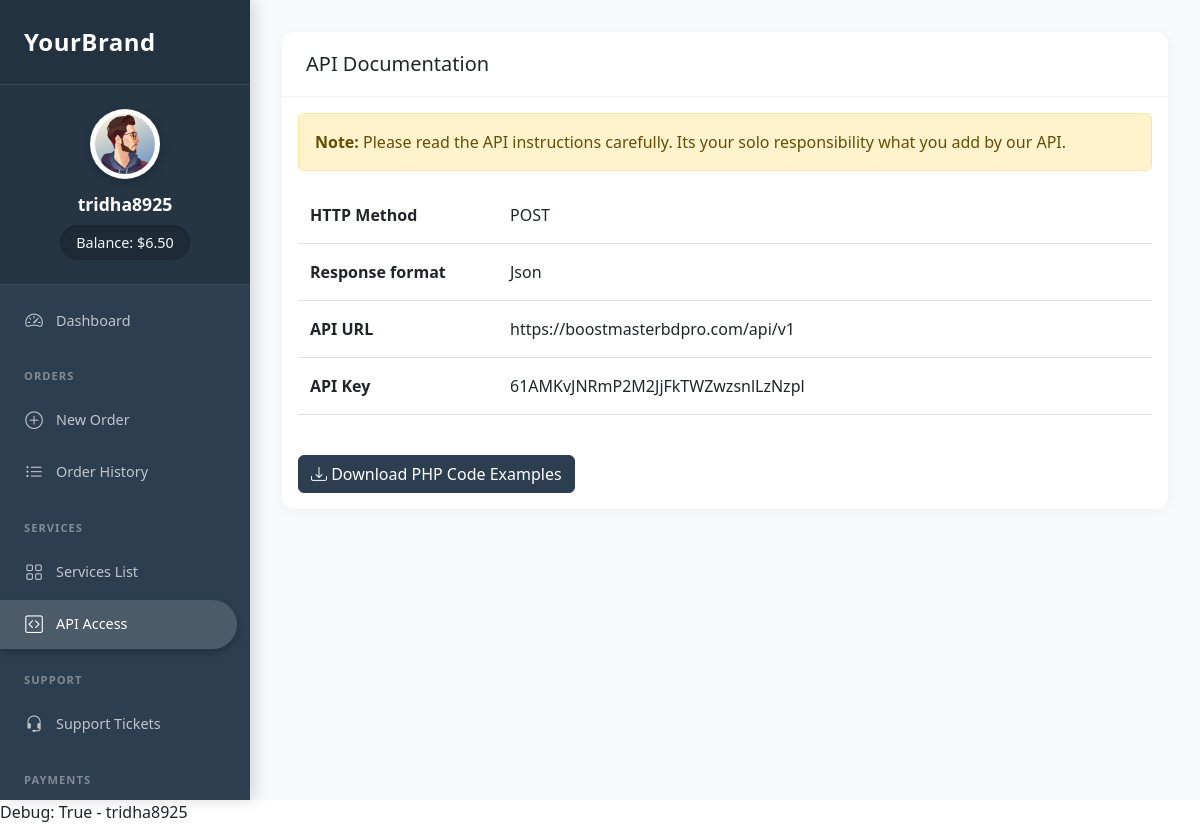
Screenshot of /dashboard/api-docs/ (signed in) with the database file from the repository.
### authentication/models.py (models this page shows, shortened)
class User(AbstractUser):
    phone_number = models.CharField(max_length=15, blank=True, null=True)
    profile_picture = models.ImageField(upload_to='profile_pictures/', null=True, blank=True)
    balance = models.DecimalField(max_digits=10, decimal_places=2, default=0.00)
    timezone = models.CharField(max_length=50, default='UTC')
    phone = models.CharField(max_length=20, blank=True, null=True)
    address = models.TextField(blank=True, null=True)
    city = models.CharField(max_length=100, blank=True, null=True)
    website = models.URLField(max_length=200, blank=True, null=True)
    skype = models.CharField(max_length=50, blank=True, null=True)
    whatsapp = models.CharField(max_length=20, blank=True, null=True)
    api_key = models.CharField(max_length=64, unique=True, blank=True, null=True)

### user_dashboard/views.py (the view)
# urls.py: path('api-docs/', views.api_documentation, name='api_documentation'),
@login_required
def api_documentation(request):
    api_data = {
        'api_key': '61AMKvJNRmP2M2JjFkTWZwzsnlLzNzpl',
        'api_url': 'https://boostmasterbdpro.com/api/v1',
        'endpoints': []
    }
    context = {
        'active_tab': 'api',
        'api_data': api_data
    }
    return render(request, 'user_dashboard/api_documentation.html', context)

### templates/user_dashboard/api_documentation.html
{% extends 'user_dashboard/base_dashboard.html' %}
{% block dashboard_content %}
<div class="card">
    <div class="card-header">
        <h5 class="mb-0">API Documentation</h5>
    </div>
    <div class="card-body">
        <div class="alert alert-warning">
            <strong>Note:</strong> Please read the API instructions carefully. Its your solo responsibility what you add by our API.
        </div>
        <div class="table-responsive mb-4">
            <table class="table">
                <tbody>
                    <tr>
                        <th style="width: 200px;">HTTP Method</th>
                        <td>POST</td>
                    </tr>
                    <tr>
                        <th>Response format</th>
                        <td>Json</td>
                    </tr>
                    <tr>
                        <th>API URL</th>
                        <td>{{ api_data.api_url }}</td>
                    </tr>
                    <tr>
                        <th>API Key</th>
                        <td>{{ api_data.api_key }}</td>
                    </tr>
                </tbody>
            </table>
        </div>
        <div class="d-grid gap-2 d-md-flex justify-content-md-start">
            <button class="btn btn-primary">
                <i class="bi bi-download"></i> Download PHP Code Examples
            </button>
        </div>
    </div>
</div>
{% endblock %}

### templates/user_dashboard/base_dashboard.html (shortened to what this page needs)
{% extends 'base.html' %}
{% load static %}
{% block content %}
<link rel="stylesheet" href="https://cdn.jsdelivr.net/npm/bootstrap-icons@1.11.1/font/bootstrap-icons.css">
<div id="wrapper">
    <nav id="sidebar">
        <div class="sidebar-header">
            <a href="{% url 'user_dashboard' %}" class="sidebar-brand">
                YourBrand
            </a>
        </div>
        <div class="user-profile">
            {% if user.profile_picture and user.profile_picture.url %}
                <img src="{{ user.profile_picture.url }}" class="profile-img" alt="{{ user.username }}">
            {% else %}
                <img src="{% static 'images/default-avatar.png' %}" class="profile-img" alt="{{ user.username }}">
            {% endif %}
            <div class="username">{{ user.username }}</div>
            <div class="balance">Balance: ${{ user.balance|default:"0.00" }}</div>
        </div>
        <div class="nav-menu">
            <a href="{% url 'user_dashboard' %}" class="nav-link {% if active_tab == 'dashboard' %}active{% endif %}">
                <i class="bi bi-speedometer2"></i>
                <span>Dashboard</span>
            </a>
            <div class="nav-section">ORDERS</div>
            <a href="{% url 'new_order' %}" class="nav-link {% if active_tab == 'new_order' %}active{% endif %}">
                <i class="bi bi-plus-circle"></i>
                <span>New Order</span>
            </a>
            <a href="{% url 'order_log' %}" class="nav-link {% if active_tab == 'order_history' %}active{% endif %}">
                <i class="bi bi-list-ul"></i>
                <span>Order History</span>
            </a>
            <div class="nav-section">SERVICES</div>
            <a href="{% url 'services' %}" class="nav-link {% if active_tab == 'services' %}active{% endif %}">
                <i class="bi bi-grid"></i>
                <span>Services List</span>
            </a>
            <a href="{% url 'api_documentation' %}" class="nav-link {% if active_tab == 'api' %}active{% endif %}">
                <i class="bi bi-code-square"></i>
                <span>API Access</span>
            </a>
            <div class="nav-section">SUPPORT</div>
            <a href="{% url 'ticket_list' %}" class="nav-link {% if active_tab == 'support' %}active{% endif %}">
                <i class="bi bi-headset"></i>
                <span>Support Tickets</span>
            </a>
            <div class="nav-section">PAYMENTS</div>
        </div>
    </nav>
    <div id="content">
        {% block dashboard_content %}{% endblock %}
    </div>
</div>
{% endblock %}

### templates/base.html (shortened to what this page needs)
<!DOCTYPE html>
<html lang="en">
   <head>
      <link href="https://cdn.jsdelivr.net/npm/bootstrap@5.3.0/dist/css/bootstrap.min.css" rel="stylesheet" />
   </head>
   <body>
      <div class="main-content">
          {% block content %}{% endblock %}
      </div>
      <div class="container">
         Debug: {{ user.is_authenticated }} - {{ user.username }}
      </div>
   </body>
</html>

### templates/base.html (style rules this page uses)
body { display: flex; flex-direction: column; min-height: 100vh; overflow-x: hidden; }
.main-content { flex: 1; }
.container { max-width: 100% !important; padding: 0 !important; margin: 0 !important; }

### templates/user_dashboard/base_dashboard.html (style rules this page uses)
.container { max-width: none !important; padding: 0 !important; margin: 0 !important; }
.main-content { padding: 0 !important; }
#wrapper { display: flex; min-height: 100vh; background: #f8f9fa; }
#sidebar { width: var(--sidebar-width); background: #2c3e50; min-height: 100vh; position: fixed; transition: all 0.3s; box-shadow: 4px 0 15px rgba(0,0,0,0.15); overflow-y: auto; height: 100vh; }
.sidebar-header { padding: 1.5rem; background: rgba(0,0,0,0.2); border-bottom: 1px solid rgba(255,255,255,0.1); }
.sidebar-brand { color: #fff; font-size: 1.5rem; font-weight: 600; text-decoration: none; letter-spacing: 0.5px; }
.user-profile { padding: 1.5rem 1rem; text-align: center; background: rgba(0,0,0,0.15); border-bottom: 1px solid rgba(255,255,255,0.1); }
.profile-img { width: 70px; height: 70px; border-radius: 50%; margin-bottom: 0.75rem; border: 3px solid rgba(255,255,255,0.15); padding: 2px; background: white; box-shadow: 0 3px 10px rgba(0,0,0,0.2); }
.username { color: #fff; font-size: 1.1rem; font-weight: 600; margin-bottom: 0.5rem; }
.balance { color: rgba(255,255,255,0.95); background: rgba(0,0,0,0.2); padding: 0.4rem 1rem; border-radius: 20px; font-size: 0.9rem; display: inline-block; box-shadow: inset 0 1px 3px rgba(0,0,0,0.2); }
.nav-menu { padding: 0.5rem 0; }
.nav-section { color: rgba(255,255,255,0.4); font-size: 0.7rem; padding: 1.25rem 1.5rem 0.5rem; text-transform: uppercase; letter-spacing: 1px; font-weight: 600; }
.nav-link { color: rgba(255,255,255,0.7); padding: 0.7rem 1.5rem; display: flex; align-items: center; text-decoration: none; transition: all 0.2s; margin: 0.2rem 0.8rem 0.2rem 0; border-radius: 0 25px 25px 0; font-size: 0.9rem; white-space: nowrap; }
.nav-link.active { color: #fff; background: rgba(255,255,255,0.15); box-shadow: 0 4px 8px rgba(0,0,0,0.2); }
.nav-link i { font-size: 1.1rem; margin-right: 0.75rem; width: 20px; text-align: center; flex-shrink: 0; }
#content { margin-left: var(--sidebar-width); width: calc(100% - var(--sidebar-width)); min-height: 100vh; padding: 2rem; background: #f8f9fa; }
.card { background: #fff; border: none; border-radius: 12px; box-shadow: 0 2px 12px rgba(0,0,0,0.04); transition: transform 0.2s, box-shadow 0.2s; }
.card-header { background: none; padding: 1.25rem 1.5rem; border-bottom: 1px solid rgba(0,0,0,0.05); }
:root { --sidebar-width: 250px; }
.table > :not(caption) > * > * { padding: 1rem 0.75rem; }
.btn-primary { background: #2c3e50; border-color: #2c3e50; }

### rows the page displays
User: username "tridha8925", balance "6.50", is_authenticated "True"

### other values shown
{{ api_data.api_url }} "https://boostmasterbdpro.com/api/v1"
{{ api_data.api_key }} "61AMKvJNRmP2M2JjFkTWZwzsnlLzNzpl"
